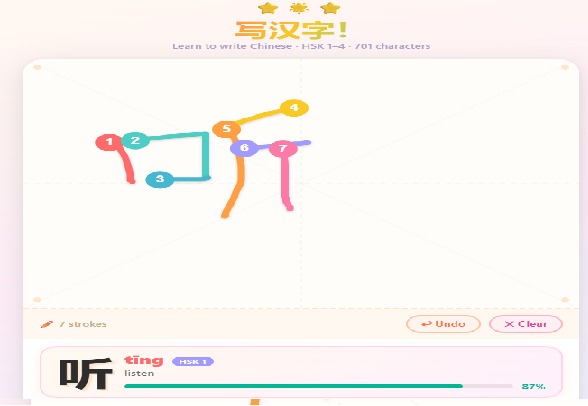
#> input picture data/chinese-writing/cover.png, 588 x 406 px
$ python scale_covers.py
#> lines starting #> are read from the running program, lines starting #| are printed output that depends on the picture
"""
scale_covers.py
---------------
Scales all cover.png files found under a data/ directory to 600x400,
using cover-fit logic: the image is scaled to fill the frame, centred,
and any remaining space is padded with a blurred/darkened version of
itself (no ugly black bars).

Requirements:
    pip install Pillow

Usage:
    python scale_covers.py                  # looks for ./data/
    python scale_covers.py /path/to/data    # explicit path
"""

from pathlib import Path
from PIL import Image, ImageFilter
import sys


TARGET_W, TARGET_H = 600, 400


def scale_cover(src: Path, dst: Path | None = None, *, backup: bool = True) -> Path:
    """
    Scale a single PNG to 600x400 with smart letterbox fill.

    The image is resized to COVER the target canvas (no distortion),
    centred, then cropped to 600x400. If the aspect ratio differs from
    3:2, a blurred version of the image fills the background so there
    are no black bars.

    Args:
        src:    Path to the source PNG.
        dst:    Output path. Defaults to overwriting src in-place.
        backup: If True and dst == src, save a .bak copy before overwriting.

    Returns:
        Path to the saved output file.
    """
    dst = dst or src

    img = Image.open(src).convert("RGBA")
    orig_w, orig_h = img.size

    # ── 1. Build blurred background (fills any letterbox areas) ──────────
    bg = img.copy().convert("RGB")
    # Scale background to fill the entire target, ignoring aspect ratio
    bg = bg.resize((TARGET_W, TARGET_H), Image.LANCZOS)
    bg = bg.filter(ImageFilter.GaussianBlur(radius=18))
    # Darken so the real image pops
    bg = bg.point(lambda p: int(p * 0.45))

    # ── 2. Scale the real image to COVER the target ───────────────────────
    scale = max(TARGET_W / orig_w, TARGET_H / orig_h)
    new_w = int(orig_w * scale)
    new_h = int(orig_h * scale)
    fg = img.convert("RGB").resize((new_w, new_h), Image.LANCZOS)

    # ── 3. Centre-crop to target ──────────────────────────────────────────
    left = (new_w - TARGET_W) // 2
    top  = (new_h - TARGET_H) // 2
    fg   = fg.crop((left, top, left + TARGET_W, top + TARGET_H))

    # ── 4. Composite fg over blurred bg ──────────────────────────────────
    result = Image.new("RGB", (TARGET_W, TARGET_H))
    result.paste(bg, (0, 0))
    result.paste(fg, (0, 0))

    # ── 5. Save ───────────────────────────────────────────────────────────
    if backup and dst.resolve() == src.resolve() and src.exists():
        src.rename(src.with_suffix(".bak.png"))

    dst.parent.mkdir(parents=True, exist_ok=True)
    result.save(dst, format="PNG", optimize=True)
    return dst


def scale_all_covers(data_dir: str | Path = "./data") -> None:
    """
    Walk *data_dir* and scale every cover.png found to 600x400.

    Expected layout:
        data/
          game-name/
            cover.png   ← processed in-place (original saved as cover.bak.png)
            main.html

    Args:
        data_dir: Root directory to search. Defaults to ./data
    """
#> called with data_dir = './data'
    data_dir = Path(data_dir)

    if not data_dir.is_dir():
        print(f"[error] Directory not found: {data_dir}")
        sys.exit(1)

    covers = sorted(data_dir.rglob("cover.png"))

    if not covers:
        print(f"[info] No cover.png files found under '{data_dir}'.")
        return

    print(f"Found {len(covers)} cover(s) — scaling to {TARGET_W}×{TARGET_H}...\n")

    ok = failed = skipped = 0

    for cover in covers:
        try:
            with Image.open(cover) as probe:
#> probe is the input picture: PIL image 588x406 RGB; mean R, G, B 250.2, 245, 241.2
                w, h = probe.size
#> w = 588; h = 406

            if (w, h) == (TARGET_W, TARGET_H):
                print(f"  [skip]  {cover}  (already {TARGET_W}×{TARGET_H})")
                skipped += 1
                continue

            out = scale_cover(cover)
#> in scale_cover, `bg = bg.filter(ImageFilter.GaussianBlur(radius=18))`:
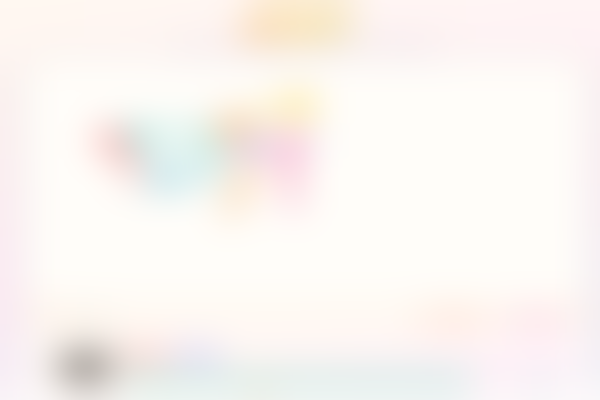
#> bg: PIL image 600x400 RGB; mean R, G, B 250.4, 245.2, 241.5
#> in scale_cover, `bg = bg.point(lambda p: int(p * 0.45))`:
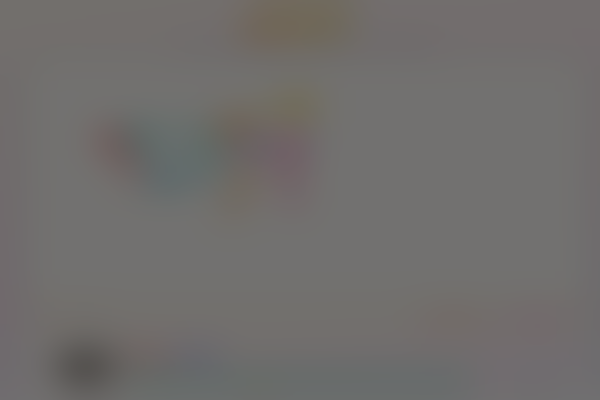
#> bg: PIL image 600x400 RGB; mean R, G, B 112.1, 109.8, 108.3
#> in scale_cover, `fg   = fg.crop((left, top, left + TARGET_W, top + TARGET_H))`:
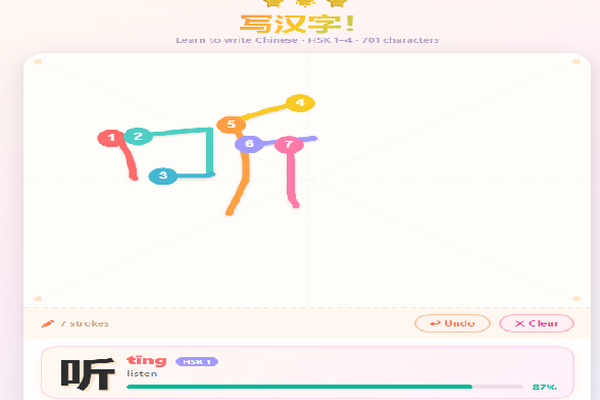
#> fg: PIL image 600x400 RGB; mean R, G, B 250, 244.9, 241.1
#> in scale_cover, `result = Image.new("RGB", (TARGET_W, TARGET_H))`: result: PIL image 600x400 RGB; every value is 0
            print(f"  [ok]    {cover}  ({w}×{h} → {TARGET_W}×{TARGET_H})")
#|   [ok]    data/chinese-writing/cover.png  (588×406 → 600×400)
            ok += 1

        except Exception as exc:
            print(f"  [fail]  {cover}  — {exc}")
            failed += 1

    print(f"\nDone: {ok} scaled, {skipped} skipped, {failed} failed.")


if __name__ == "__main__":
    root = sys.argv[1] if len(sys.argv) > 1 else "./data"
    scale_all_covers(root)
